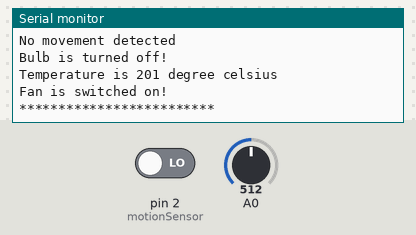
The sketch below on a simulated Arduino Uno, built with avr-gcc and run on an emulated ATmega328P. Parts: the last lines printed to the serial monitor. The test bench sets the inputs (shaded band); at power-on: A0 = 512, pin 2 (motionSensor) LOW.

Above: at 1.8 s.
1.9 s: A0 set to 122
At 2.9 s:
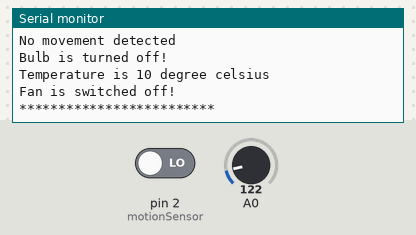
4.7 s: pin 2 (motionSensor) driven HIGH
6.8 s: A0 set to 15
At 8.3 s:
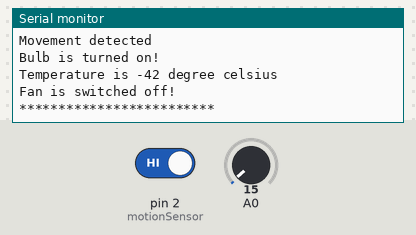
Timing chart, 0 to 9.8 s (numbered marks = the images above; inputs shaded):
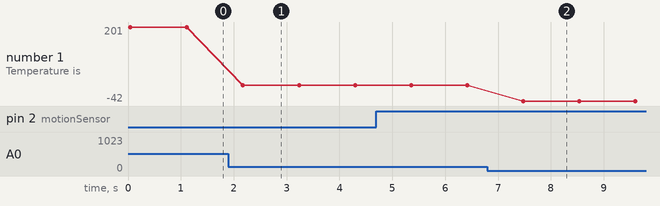

Measured:
- after the input at 1.9 s, the serial monitor: prints a new line after 0.27 s (image 1)
- after the input at 6.8 s, the serial monitor: prints a new line after 0.68 s (image 2)
- plotted number 1: 201 → 10 after the input at 1.9 s, 10 → -42 after the input at 6.8 s

The sketch:

Smart_Home_Automation_Code_Tharun_G_718019L144.ino
```cpp
// Smart Home automation system

/*
WORKING PRINCIPLE:
- If any movement is detected, light bulb will be turned on.
- If temperature is high (greater than 25 degree celsius), then
  the fan will be switched on.
*/

// Submitted by Tharun G (718019L144)

// Motion sensor - Digital pin 2
const int motionSensor = 2;
// Variable to indicate whether any movement occurred or not
int motionDetection = 0;
// Variable to store the temperature value
int temperature = 0;

void setup()
{
  Serial.begin(9600);
  pinMode(motionSensor, INPUT); // Motion sensor - Input
  pinMode(0, OUTPUT); // Bulb control - Output
  pinMode(1, OUTPUT); // Fan - Dc motor control - Output
}

void loop()
{
  // Reads the value at Digital pin 2 - Motion sensor output
  motionDetection = digitalRead(motionSensor);
  if (motionDetection)
  {
    digitalWrite(0, HIGH); // Bulb ON
    Serial.println("Movement detected");
    Serial.println("Bulb is turned on!");
  }
  else
  {
    digitalWrite(0, LOW); // Bulb OFF
    Serial.println("No movement detected");
    Serial.println("Bulb is turned off!");
  }

  // Reads the value at Analog pin 0 - Temperature sensor output
  temperature = map(((analogRead(A0) - 20) * 3.04), 0, 1023, -40, 125); // in celsius

  // Printing the temperature value in serial monitor
  Serial.print("Temperature is ");
  Serial.print(temperature);
  Serial.println(" degree celsius");

  if (temperature > 25)
  {
    digitalWrite(1, HIGH); // Switch on the fan
    Serial.println("Fan is switched on!");
  }
  else
  {
    digitalWrite(1, LOW); // Switch off the fan
    Serial.println("Fan is switched off!");
  }

  Serial.println("*************************");
  delay(1000); // Wait for 1000 millisecond(s)
}
```
